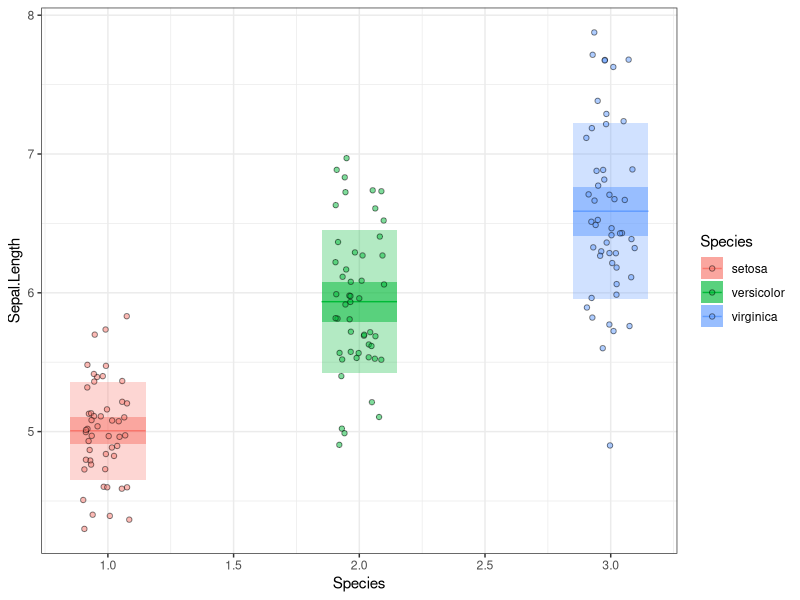
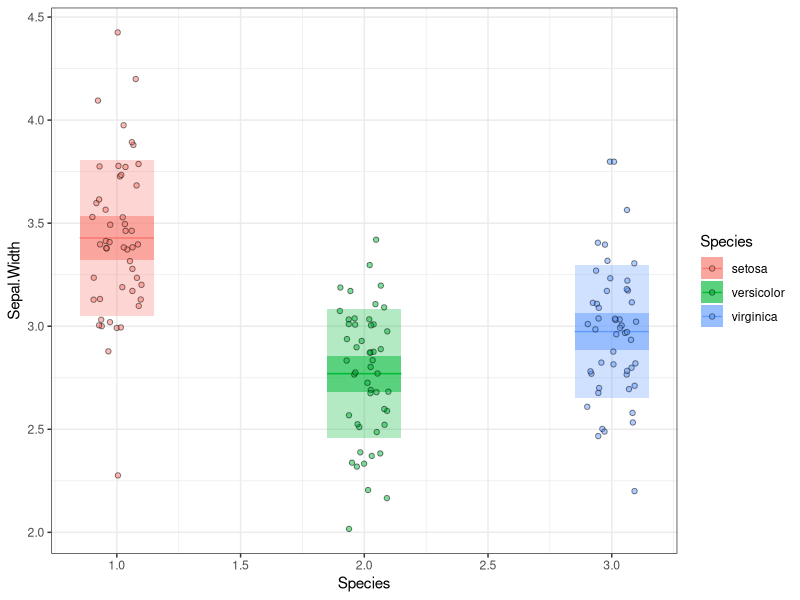

Write the R code that produced these figures, in order.
# author: Denis O'Hora

# inspired by notBoxPlot by raacampbell
# https://github.com/raacampbell/notBoxPlot

# see also https://helenajambor.wordpress.com/2018/08/28/pick-n-mix-plots/

# Purpose
# An alternative to a box plot, where the focus is on showing raw
# data. Plots columns of y as different groups located at points
# along the x axis defined by the optional vector x. Points are
# layed over a 1.96 SEM (95# confidence interval) in red and a 1 SD
# in blue. The user has the option of plotting the SEM and SD as a
# line rather than area. Raw data are jittered along x for clarity. This
# function is suited to displaying data which are normally distributed.
# Since, for instance, the SEM is meaningless if the data are bimodally
# distributed. 

notboxplot <- function(data, x, y, 
                       width = .15){
  require(ggplot2)
  data$points_x <- as.numeric(data[,x])
  data$points_y <- data[,y]
  
  # used ave instead of ddply (tricky to deal with x and y)
  data_summary <- data.frame(unique(data[,x]),
                        unique(ave(data[,y], data[,x])),
                        unique(ave(data[,y], data[,x], 
                                   FUN = function(x) sd(x) / sqrt(length(x)) * 1.96)),
                        unique(ave(data[,y], data[,x], 
                                   FUN = function(x) sd(x) )) 
                        )
  
  colnames(data_summary) = c( x, "mean", "CI", "sd")

  data_summary$mean_x <- as.numeric(data_summary[,x]) - width
  data_summary$mean_xend <- as.numeric(data_summary$Species) + width
  data_summary$mean_y <- data_summary$mean
  data_summary$mean_yend <- data_summary$mean
  
  data_summary$rect_xmin = as.numeric(data_summary$Species) - width
  data_summary$rect_xmax = as.numeric(data_summary$Species) + width
  
  data_summary$CI_ymin <- data_summary$mean - data_summary$CI
  data_summary$CI_ymax <- data_summary$mean + data_summary$CI

  data_summary$sd_ymin <- data_summary$mean - data_summary$sd
  data_summary$sd_ymax <- data_summary$mean + data_summary$sd
  
  # set up plot 
  hold_plot <- ggplot(data_summary) + theme_bw() +
    # mean
    geom_segment(aes_(x = ~mean_x,
                  xend = ~mean_xend,
                  y = ~mean_y,
                  yend = ~mean_yend,
                  colour = as.name(x) )
                 ) +
    # CI
    geom_rect(aes_(xmin = ~rect_xmin,
                  xmax = ~rect_xmax,
                  ymin = ~CI_ymin,
                  ymax = ~CI_ymax,
                  fill = as.name(x) ),
                  alpha = .5) +
    # SD
    geom_rect(aes_(xmin = ~rect_xmin,
                  xmax = ~rect_xmax,
                  ymin = ~sd_ymin,
                  ymax = ~sd_ymax,
                  fill = as.name(x) ),
                  alpha = .3 ) +

    geom_point(data = data,
               aes_(x = ~points_x, fill = as.name(x), y = ~points_y),
               shape = 21, alpha = 0.5, position = position_jitter(width = 0.1))
    
    # tidy the labels
    hold_plot <- hold_plot + labs(x = x, y = y) 
  
    return(hold_plot)
}

notboxplot(iris, x = "Species", y = "Sepal.Length")
nbp <- notboxplot(iris, x = "Species", y = "Sepal.Width")
nbp
